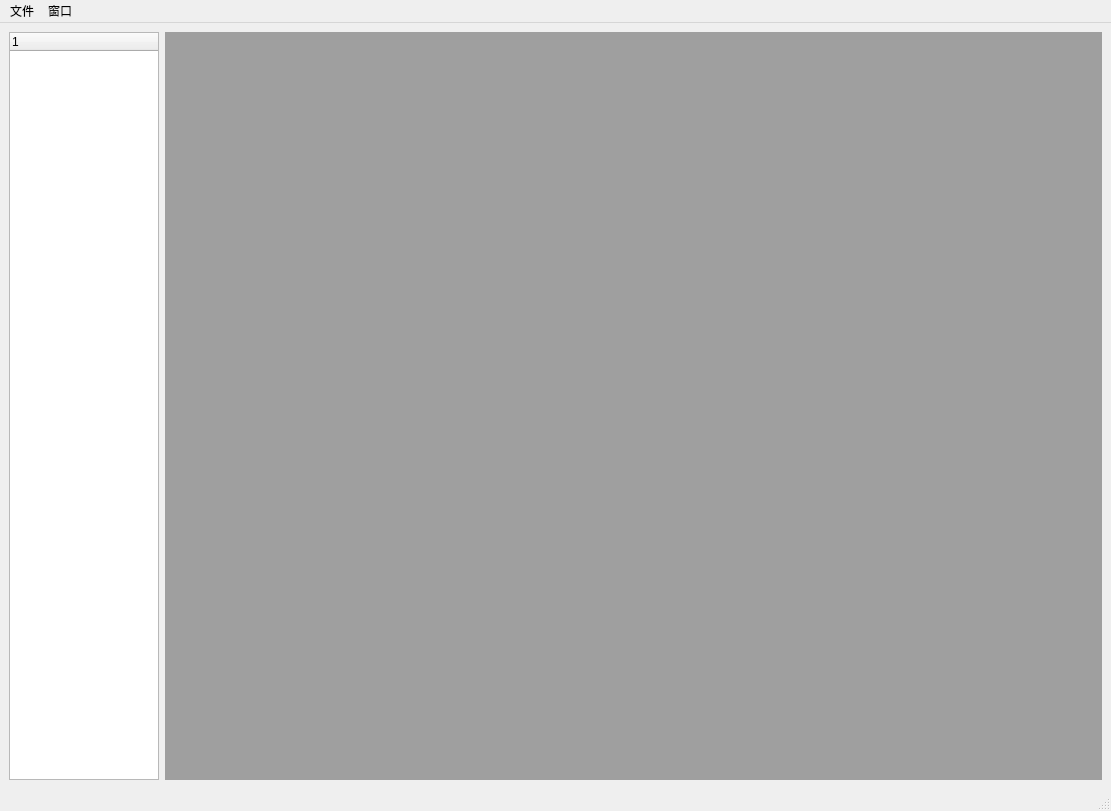
<?xml version="1.0" encoding="UTF-8"?>
<ui version="4.0">
 <class>MainWindow</class>
 <widget class="QMainWindow" name="MainWindow">
  <property name="geometry">
   <rect>
    <x>0</x>
    <y>0</y>
    <width>1111</width>
    <height>811</height>
   </rect>
  </property>
  <property name="windowTitle">
   <string>建河工具系统</string>
  </property>
  <property name="windowIcon">
   <iconset>
    <normaloff>images/whitebooklogo.png</normaloff>images/whitebooklogo.png</iconset>
  </property>
  <widget class="QWidget" name="centralwidget">
   <layout class="QHBoxLayout" name="horizontalLayout">
    <item>
     <widget class="QTreeWidget" name="treeWidget">
      <property name="minimumSize">
       <size>
        <width>150</width>
        <height>0</height>
       </size>
      </property>
      <property name="maximumSize">
       <size>
        <width>150</width>
        <height>16777215</height>
       </size>
      </property>
      <column>
       <property name="text">
        <string notr="true">1</string>
       </property>
      </column>
     </widget>
    </item>
    <item>
     <widget class="QMdiArea" name="mdiArea"/>
    </item>
   </layout>
   <zorder>mdiArea</zorder>
   <zorder>treeView</zorder>
   <zorder>mdiArea</zorder>
   <zorder>treeWidget</zorder>
   <zorder>mdiArea</zorder>
   <zorder>treeWidget</zorder>
  </widget>
  <widget class="QMenuBar" name="menubar">
   <property name="geometry">
    <rect>
     <x>0</x>
     <y>0</y>
     <width>1111</width>
     <height>22</height>
    </rect>
   </property>
   <widget class="QMenu" name="menu">
    <property name="title">
     <string>文件</string>
    </property>
   </widget>
   <widget class="QMenu" name="menu_2">
    <property name="title">
     <string>窗口</string>
    </property>
   </widget>
   <addaction name="menu"/>
   <addaction name="menu_2"/>
  </widget>
  <widget class="QStatusBar" name="statusbar"/>
 </widget>
 <resources/>
 <connections/>
</ui>
